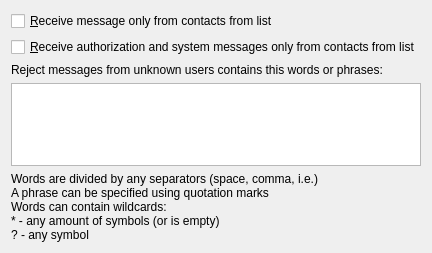
<?xml version="1.0" encoding="UTF-8"?>
<ui version="4.0">
 <class>FilterConfigBase</class>
 <widget class="QWidget" name="FilterConfigBase">
  <property name="geometry">
   <rect>
    <x>0</x>
    <y>0</y>
    <width>392</width>
    <height>253</height>
   </rect>
  </property>
  <property name="windowTitle">
   <string>Form1</string>
  </property>
  <layout class="QVBoxLayout">
   <property name="spacing">
    <number>6</number>
   </property>
   <property name="margin">
    <number>11</number>
   </property>
   <item>
    <widget class="QCheckBox" name="chkFromList">
     <property name="text">
      <string>&amp;Receive message only from contacts from list</string>
     </property>
    </widget>
   </item>
   <item>
    <widget class="QCheckBox" name="chkAuthFromList">
     <property name="text">
      <string>&amp;Receive authorization and system messages only from contacts from list</string>
     </property>
    </widget>
   </item>
   <item>
    <widget class="QLabel" name="lblFilter">
     <property name="text">
      <string>Reject messages from unknown users contains this words or phrases:</string>
     </property>
     <property name="alignment">
      <set>Qt::AlignLeading|Qt::AlignLeft|Qt::AlignVCenter</set>
     </property>
     <property name="wordWrap">
      <bool>true</bool>
     </property>
    </widget>
   </item>
   <item>
    <widget class="QPlainTextEdit" name="edtFilter"/>
   </item>
   <item>
    <widget class="QLabel" name="TextLabel1">
     <property name="text">
      <string>Words are divided by any separators (space, comma, i.e.)
A phrase can be specified using quotation marks
Words can contain wildcards:
* - any amount of symbols (or is empty)
? - any symbol</string>
     </property>
     <property name="alignment">
      <set>Qt::AlignLeading|Qt::AlignLeft|Qt::AlignVCenter</set>
     </property>
     <property name="wordWrap">
      <bool>true</bool>
     </property>
    </widget>
   </item>
  </layout>
 </widget>
 <resources/>
 <connections/>
</ui>
